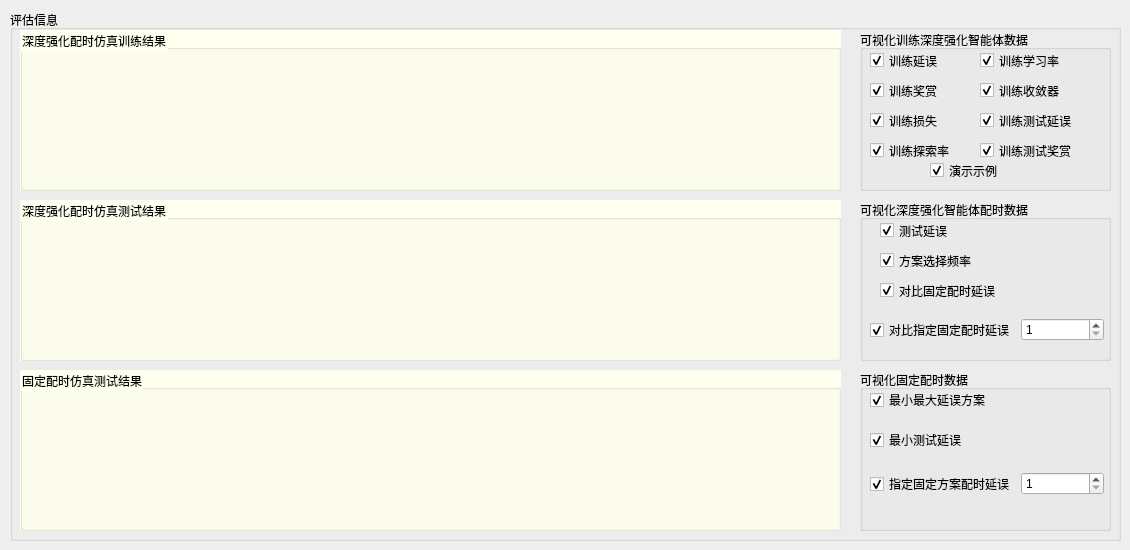
     <widget class="QWidget" name="tab_3">
      <attribute name="title">
       <string>evaluate</string>
      </attribute>
      <widget class="QGroupBox" name="groupBox_9">
       <property name="geometry">
        <rect>
         <x>10</x>
         <y>10</y>
         <width>1111</width>
         <height>531</height>
        </rect>
       </property>
       <property name="title">
        <string>评估信息</string>
       </property>
       <widget class="QGroupBox" name="groupBox_plot_3">
        <property name="geometry">
         <rect>
          <x>10</x>
          <y>360</y>
          <width>821</width>
          <height>161</height>
         </rect>
        </property>
        <property name="styleSheet">
         <string notr="true">background-color: 		#FFFFF0;</string>
        </property>
        <property name="title">
         <string>固定配时仿真测试结果</string>
        </property>
       </widget>
       <widget class="QGroupBox" name="groupBox_plot_1">
        <property name="geometry">
         <rect>
          <x>10</x>
          <y>20</y>
          <width>821</width>
          <height>161</height>
         </rect>
        </property>
        <property name="styleSheet">
         <string notr="true">background-color: 		#FFFFF0;</string>
        </property>
        <property name="title">
         <string>深度强化配时仿真训练结果</string>
        </property>
       </widget>
       <widget class="QGroupBox" name="groupBox_plot_2">
        <property name="geometry">
         <rect>
          <x>10</x>
          <y>190</y>
          <width>821</width>
          <height>161</height>
         </rect>
        </property>
        <property name="styleSheet">
         <string notr="true">background-color: 		#FFFFF0;</string>
        </property>
        <property name="title">
         <string>深度强化配时仿真测试结果</string>
        </property>
       </widget>
       <widget class="QGroupBox" name="groupBox_20">
        <property name="geometry">
         <rect>
          <x>850</x>
          <y>20</y>
          <width>251</width>
          <height>161</height>
         </rect>
        </property>
        <property name="title">
         <string>可视化训练深度强化智能体数据</string>
        </property>
        <widget class="QCheckBox" name="checkBox_train_delay">
         <property name="geometry">
          <rect>
           <x>10</x>
           <y>20</y>
           <width>91</width>
           <height>21</height>
          </rect>
         </property>
         <property name="text">
          <string>训练延误</string>
         </property>
         <property name="checked">
          <bool>true</bool>
         </property>
         <property name="autoRepeat">
          <bool>true</bool>
         </property>
        </widget>
        <widget class="QCheckBox" name="checkBox_train_reward">
         <property name="geometry">
          <rect>
           <x>10</x>
           <y>50</y>
           <width>91</width>
           <height>21</height>
          </rect>
         </property>
         <property name="text">
          <string>训练奖赏</string>
         </property>
         <property name="checked">
          <bool>true</bool>
         </property>
        </widget>
        <widget class="QCheckBox" name="checkBox_train_loss">
         <property name="geometry">
          <rect>
           <x>10</x>
           <y>80</y>
           <width>91</width>
           <height>21</height>
          </rect>
         </property>
         <property name="text">
          <string>训练损失</string>
         </property>
         <property name="checked">
          <bool>true</bool>
         </property>
        </widget>
        <widget class="QCheckBox" name="checkBox_train_conv">
         <property name="geometry">
          <rect>
           <x>120</x>
           <y>50</y>
           <width>101</width>
           <height>21</height>
          </rect>
         </property>
         <property name="text">
          <string>训练收敛器</string>
         </property>
         <property name="checked">
          <bool>true</bool>
         </property>
        </widget>
        <widget class="QCheckBox" name="checkBox_train_epsilon">
         <property name="geometry">
          <rect>
           <x>10</x>
           <y>110</y>
           <width>111</width>
           <height>21</height>
          </rect>
         </property>
         <property name="text">
          <string>训练探索率</string>
         </property>
         <property name="checked">
          <bool>true</bool>
         </property>
        </widget>
        <widget class="QCheckBox" name="checkBox_train_lr">
         <property name="geometry">
          <rect>
           <x>120</x>
           <y>20</y>
           <width>101</width>
           <height>21</height>
          </rect>
         </property>
         <property name="text">
          <string>训练学习率</string>
         </property>
         <property name="checked">
          <bool>true</bool>
         </property>
        </widget>
        <widget class="QCheckBox" name="checkBox_train_test_delay">
         <property name="geometry">
          <rect>
           <x>120</x>
           <y>80</y>
           <width>121</width>
           <height>21</height>
          </rect>
         </property>
         <property name="text">
          <string>训练测试延误</string>
         </property>
         <property name="checked">
          <bool>true</bool>
         </property>
        </widget>
        <widget class="QCheckBox" name="checkBox_train_test_reward">
         <property name="geometry">
          <rect>
           <x>120</x>
           <y>110</y>
           <width>121</width>
           <height>21</height>
          </rect>
         </property>
         <property name="text">
          <string>训练测试奖赏</string>
         </property>
         <property name="checked">
          <bool>true</bool>
         </property>
        </widget>
        <widget class="QCheckBox" name="checkBox_demo">
         <property name="geometry">
          <rect>
           <x>70</x>
           <y>130</y>
           <width>91</width>
           <height>21</height>
          </rect>
         </property>
         <property name="text">
          <string>演示示例</string>
         </property>
         <property name="checked">
          <bool>true</bool>
         </property>
        </widget>
       </widget>
       <widget class="QGroupBox" name="groupBox_21">
        <property name="geometry">
         <rect>
          <x>850</x>
          <y>190</y>
          <width>251</width>
          <height>161</height>
         </rect>
        </property>
        <property name="title">
         <string>可视化深度强化智能体配时数据</string>
        </property>
        <widget class="QCheckBox" name="checkBox_test_delay">
         <property name="geometry">
          <rect>
           <x>20</x>
           <y>20</y>
           <width>101</width>
           <height>21</height>
          </rect>
         </property>
         <property name="text">
          <string>测试延误</string>
         </property>
         <property name="checked">
          <bool>true</bool>
         </property>
        </widget>
        <widget class="QWidget" name="layoutWidget">
         <property name="geometry">
          <rect>
           <x>10</x>
           <y>110</y>
           <width>234</width>
           <height>41</height>
          </rect>
         </property>
         <layout class="QGridLayout" name="gridLayout_3">
          <item row="0" column="0">
           <widget class="QCheckBox" name="checkBox_compare_specify_fix">
            <property name="text">
             <string>对比指定固定配时延误</string>
            </property>
            <property name="checked">
             <bool>true</bool>
            </property>
           </widget>
          </item>
          <item row="0" column="1">
           <widget class="QSpinBox" name="spinBox_plan">
            <property name="minimum">
             <number>1</number>
            </property>
            <property name="maximum">
             <number>30</number>
            </property>
           </widget>
          </item>
         </layout>
        </widget>
        <widget class="QCheckBox" name="checkBox_plan_freq">
         <property name="geometry">
          <rect>
           <x>20</x>
           <y>50</y>
           <width>121</width>
           <height>21</height>
          </rect>
         </property>
         <property name="text">
          <string>方案选择频率</string>
         </property>
         <property name="checked">
          <bool>true</bool>
         </property>
        </widget>
        <widget class="QCheckBox" name="checkBox_compare_all_fix">
         <property name="geometry">
          <rect>
           <x>20</x>
           <y>80</y>
           <width>151</width>
           <height>21</height>
          </rect>
         </property>
         <property name="text">
          <string>对比固定配时延误</string>
         </property>
         <property name="checked">
          <bool>true</bool>
         </property>
        </widget>
       </widget>
       <widget class="QGroupBox" name="groupBox_22">
        <property name="geometry">
         <rect>
          <x>850</x>
          <y>360</y>
          <width>251</width>
          <height>161</height>
         </rect>
        </property>
        <property name="title">
         <string>可视化固定配时数据</string>
        </property>
        <widget class="QCheckBox" name="checkBox_fix_all_test_delay">
         <property name="geometry">
          <rect>
           <x>10</x>
           <y>20</y>
           <width>161</width>
           <height>20</height>
          </rect>
         </property>
         <property name="text">
          <string>最小最大延误方案</string>
         </property>
         <property name="checked">
          <bool>true</bool>
         </property>
        </widget>
        <widget class="QCheckBox" name="checkBox_fix_min_test_delay">
         <property name="geometry">
          <rect>
           <x>10</x>
           <y>60</y>
           <width>111</width>
           <height>20</height>
          </rect>
         </property>
         <property name="text">
          <string>最小测试延误</string>
         </property>
         <property name="checked">
          <bool>true</bool>
         </property>
        </widget>
        <widget class="QWidget" name="layoutWidget">
         <property name="geometry">
          <rect>
           <x>10</x>
           <y>100</y>
           <width>234</width>
           <height>29</height>
          </rect>
         </property>
         <layout class="QGridLayout" name="gridLayout_2">
          <item row="0" column="0">
           <widget class="QCheckBox" name="checkBox_specify_fix">
            <property name="text">
             <string>指定固定方案配时延误</string>
            </property>
            <property name="checked">
             <bool>true</bool>
            </property>
           </widget>
          </item>
          <item row="0" column="1">
           <widget class="QSpinBox" name="spinBox_plan_fix">
            <property name="minimum">
             <number>1</number>
            </property>
            <property name="maximum">
             <number>30</number>
            </property>
           </widget>
          </item>
         </layout>
        </widget>
       </widget>
      </widget>
     </widget>
